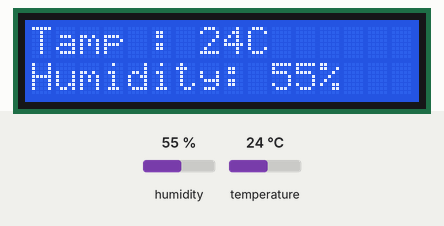
Bench run of a sketch on a simulated Arduino Uno, built with avr-gcc and run on an emulated ATmega328P. Parts: 16×2 character LCD. The test bench sets the inputs (shaded band); at power-on: humidity 55 %, temperature 24 °C.

Above: at 2.7 s.
2.8 s: humidity set to 22 %
At 4.5 s:
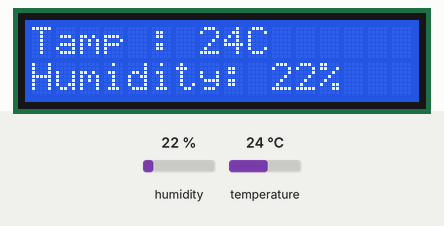
5.8 s: temperature set to 12 °C
At 6.5 s:
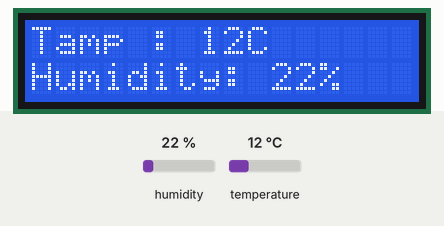
8.8 s: humidity set to 40 %
At 10.7 s:
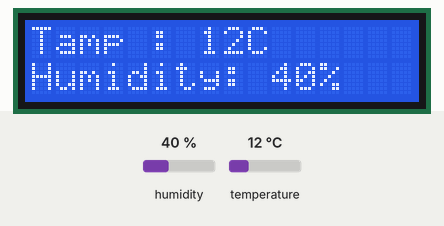
11.8 s: temperature set to 19 °C
At 12.7 s:
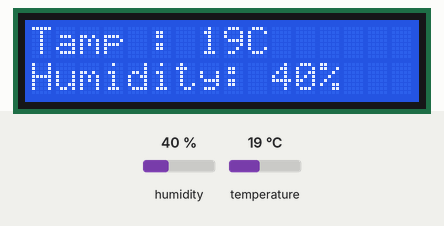
Timing chart, 0 to 14.8 s (numbered marks = the images above; inputs shaded):
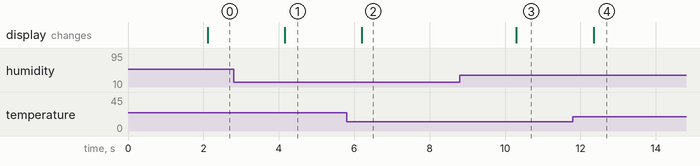

The sketch:

TempHuiditySinsor.ino
```cpp
#include <DHT.h>
#include <LiquidCrystal_I2C.h>
DHT dht(2,DHT11);//pin num , sinsorName
int temp;
int humidity;
LiquidCrystal_I2C lcd(0x27,16,2);//0x27 or 0x3F
void setup() {
  // put your setup code here, to run once:
dht.begin();
lcd.init();
lcd.backlight();
}

void loop() {
  // put your main code here, to run repeatedly:
delay(2000);
temp= dht.readTemperature();
humidity=dht.readHumidity();
lcd.setCursor(0,0);
lcd.print("Tamp : ");
lcd.print(temp);
lcd.print("C");

lcd.setCursor(0,1);
lcd.print("Humidity: ");
lcd.print(humidity);
lcd.print("% ");


}
```

Measured:
- after the input at 2.8 s, the display: changes after 1.4 s (image 1)
- after the input at 5.8 s, the display: changes after 0.41 s (image 2)
- after the input at 8.8 s, the display: changes after 1.5 s (image 3)
- after the input at 11.8 s, the display: changes after 0.55 s (image 4)
